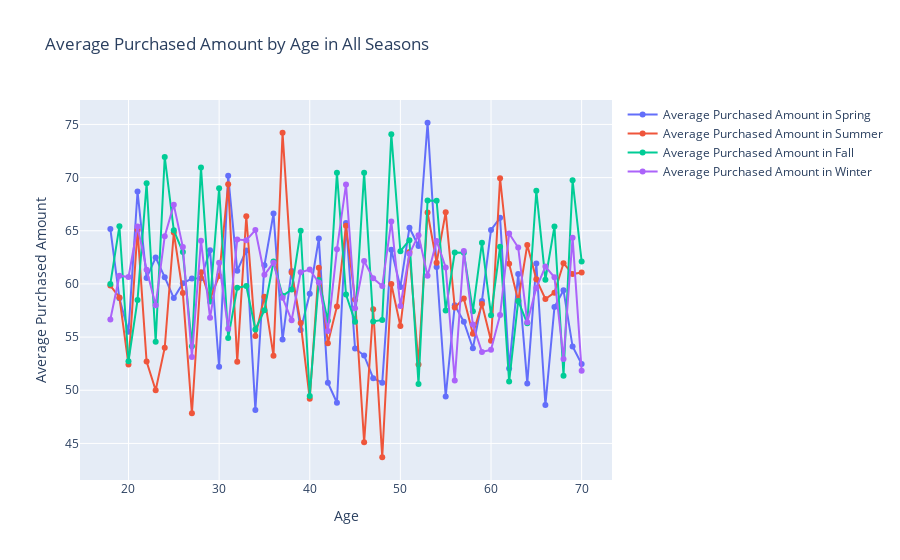

The code cell stored with this chart in its notebook:
### Code cell
# Python
import plotly.graph_objects as go

# Define the seasons
Season = ["Spring", "Summer", "Fall", "Winter"]

# Create a figure
fig = go.Figure()

# Loop through each season and create the plots
for season in Season:
    # Filter the dataset for the given season
    season_df = df[df["Season"] == season]

    # Calculate the average purchased amount by age
    avg_purchased_amount = season_df.groupby("Age")["Purchase Amount (USD)"].mean()

    # Create the line plot for average purchased amount by age
    fig.add_trace(
        go.Scatter(
            x=avg_purchased_amount.index,
            y=avg_purchased_amount.values,
            mode="lines+markers",
            name=f"Average Purchased Amount in {season}",
        )
    )

# Set titles and labels
fig.update_layout(
    title="Average Purchased Amount by Age in All Seasons",
    xaxis_title="Age",
    yaxis_title="Average Purchased Amount",
)

# Show the plot
fig.show()

### Figure 1 — Plotly figure (JSON) as saved in the notebook; plotly's stock layout.template omitted (floating-point values rounded to 4 significant figures)
{"data": [{"mode": "lines+markers", "name": "Average Purchased Amount in Spring", "type": "scatter", "x": [18, 19, 20, 21, 22, 23, 24, 25, 26, 27, 28, 29, 30, 31, 32, 33, 34, 35, 36, 37, 38, 39, 40, 41, 42, 43, 44, 45, 46, 47, 48, 49, 50, 51, 52, 53, 54, 55, 56, 57, 58, 59, 60, 61, 62, 63, 64, 65, 66, 67, 68, 69, 70], "y": [65.18, 58.65, 55.5, 68.69, 60.56, 62.48, 60.64, 58.67, 60.07, 60.5, 60.53, 63.16, 52.21, 70.17, 61.25, 63.14, 48.14, 61.75, 66.62, 54.76, 61.23, 55.67, 59.08, 64.26, 50.71, 48.83, 65.73, 53.93, 53.27, 51.13, 50.71, 63.22, 59.72, 65.29, 63.57, 75.16, 61.6, 49.41, 58, 56.44, 53.95, 58.4, 65.07, 66.21, 52.05, 60.94, 50.65, 61.92, 48.61, 57.82, 59.4, 54.11, 52.48]}, {"mode": "lines+markers", "name": "Average Purchased Amount in Summer", "type": "scatter", "x": [18, 19, 20, 21, 22, 23, 24, 25, 26, 27, 28, 29, 30, 31, 32, 33, 34, 35, 36, 37, 38, 39, 40, 41, 42, 43, 44, 45, 46, 47, 48, 49, 50, 51, 52, 53, 54, 55, 56, 57, 58, 59, 60, 61, 62, 63, 64, 65, 66, 67, 68, 69, 70], "y": [59.85, 58.73, 52.42, 65.08, 52.71, 50, 54, 64.83, 59.15, 47.83, 61.1, 58.59, 60.74, 69.38, 52.69, 66.36, 55.11, 58.79, 53.25, 74.22, 61.07, 56.32, 49.2, 61.53, 54.43, 57.89, 65.46, 58.55, 45.11, 57.61, 43.7, 60, 56.04, 63, 52.43, 66.71, 62, 66.75, 57.79, 58.62, 55.31, 58.11, 54.65, 69.94, 61.91, 58.42, 63.67, 60.43, 58.58, 59.18, 61.95, 60.93, 61.07]}, {"mode": "lines+markers", "name": "Average Purchased Amount in Fall", "type": "scatter", "x": [18, 19, 20, 21, 22, 23, 24, 25, 26, 27, 28, 29, 30, 31, 32, 33, 34, 35, 36, 37, 38, 39, 40, 41, 42, 43, 44, 45, 46, 47, 48, 49, 50, 51, 52, 53, 54, 55, 56, 57, 58, 59, 60, 61, 62, 63, 64, 65, 66, 67, 68, 69, 70], "y": [60, 65.43, 52.73, 58.5, 69.47, 54.57, 71.94, 65.05, 63, 54.13, 70.96, 58.36, 69, 54.91, 59.63, 59.81, 55.71, 57.53, 62.1, 58.88, 59.47, 65, 49.46, 60.38, 56.53, 70.44, 59, 56.44, 70.44, 56.48, 56.62, 74.08, 63.07, 64.11, 50.58, 67.85, 67.82, 57.5, 62.95, 62.93, 57.43, 63.88, 57.06, 63.5, 50.81, 58.4, 56.3, 68.76, 60.4, 65.4, 51.38, 69.74, 62.11]}, {"mode": "lines+markers", "name": "Average Purchased Amount in Winter", "type": "scatter", "x": [18, 19, 20, 21, 22, 23, 24, 25, 26, 27, 28, 29, 30, 31, 32, 33, 34, 35, 36, 37, 38, 39, 40, 41, 42, 43, 44, 45, 46, 47, 48, 49, 50, 51, 52, 53, 54, 55, 56, 57, 58, 59, 60, 61, 62, 63, 64, 65, 66, 67, 68, 69, 70], "y": [56.65, 60.77, 60.64, 65.4, 61.33, 58, 64.48, 67.44, 63.46, 53.14, 64.07, 56.81, 62, 55.78, 64.17, 64.12, 65.07, 60.86, 62, 58.71, 56.58, 61.09, 61.35, 60.12, 55.57, 63.25, 69.36, 57.71, 62.15, 60.53, 59.81, 65.88, 57.92, 62.83, 64.59, 60.76, 64.05, 61.55, 50.93, 63.1, 56.18, 53.6, 53.82, 57.07, 64.74, 63.42, 56.4, 59.62, 61.63, 60.62, 52.93, 64.35, 51.85]}], "layout": {"title": {"text": "Average Purchased Amount by Age in All Seasons"}, "xaxis": {"title": {"text": "Age"}}, "yaxis": {"title": {"text": "Average Purchased Amount"}}}}
